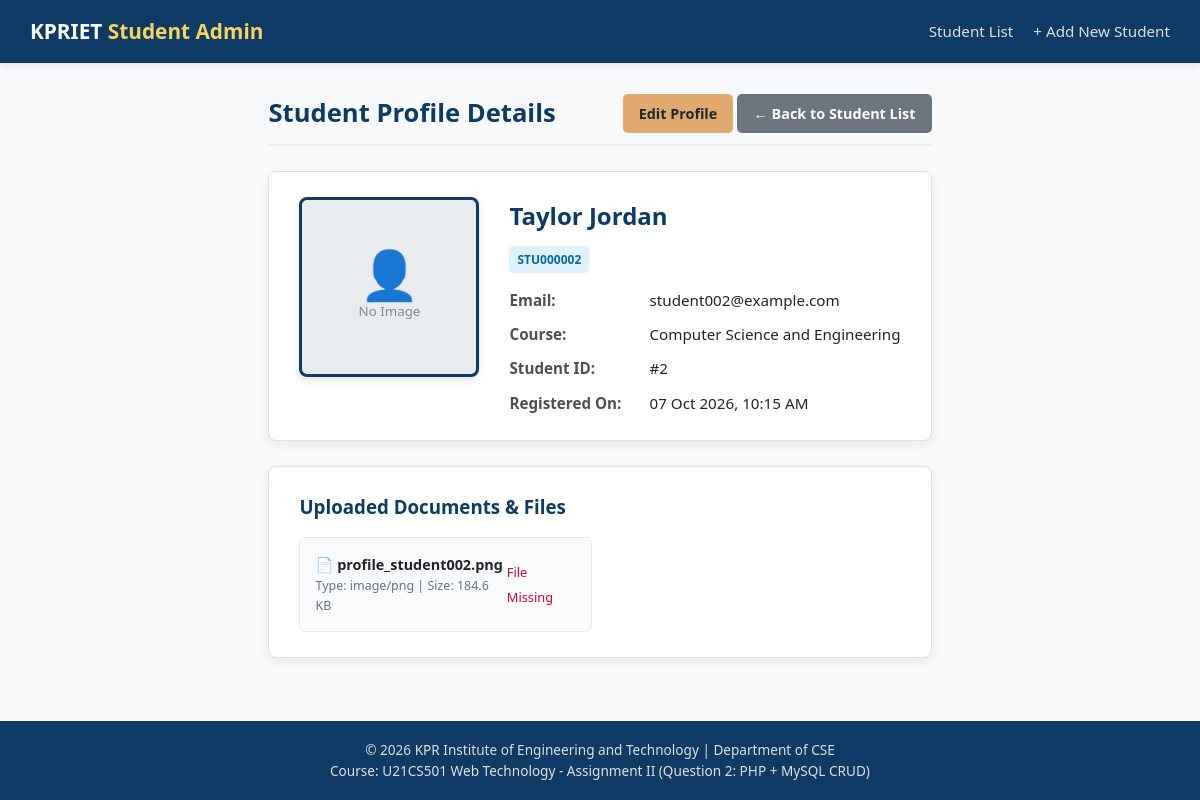
Page /QUESTION_2_PHP_MYSQL/students/view.php?id=2 on the committed database.
### tables this page shows
CREATE TABLE students (
    student_id INT AUTO_INCREMENT PRIMARY KEY,
    name VARCHAR(100) NOT NULL,
    roll_number VARCHAR(30) NOT NULL UNIQUE,
    email VARCHAR(100) NOT NULL,
    course VARCHAR(50) NOT NULL,
    created_at TIMESTAMP DEFAULT CURRENT_TIMESTAMP
);

CREATE TABLE student_files (
    file_id INT AUTO_INCREMENT PRIMARY KEY,
    student_id INT NOT NULL,
    original_name VARCHAR(255) NOT NULL,
    stored_name VARCHAR(255) NOT NULL UNIQUE,
    file_path VARCHAR(255) NOT NULL,
    file_type VARCHAR(100) NOT NULL,
    file_size INT NOT NULL,
    uploaded_at TIMESTAMP DEFAULT CURRENT_TIMESTAMP,
    CONSTRAINT fk_q3_student_file FOREIGN KEY (student_id) REFERENCES students(student_id) ON DELETE CASCADE
);

### QUESTION_2_PHP_MYSQL/students/view.php (the view, shortened to what this page needs)
<?php
require_once '../config/database.php';
$student_id = isset($_GET['id']) ? intval($_GET['id']) : 0;
$stmt = $conn->prepare("SELECT * FROM students WHERE student_id = ?");
$stmt->bind_param("i", $student_id);
$stmt->execute();
$studentResult = $stmt->get_result();
$student = $studentResult->fetch_assoc();
$fileStmt = $conn->prepare("SELECT * FROM student_files WHERE student_id = ? ORDER BY file_id ASC");
$fileStmt->bind_param("i", $student_id);
$fileStmt->execute();
$filesResult = $fileStmt->get_result();
$uploadedFiles = [];
$profileImage = null;
while ($fileRow = $filesResult->fetch_assoc()) {
    $uploadedFiles[] = $fileRow;
    if (strpos($fileRow['file_type'], 'image') !== false && strpos($fileRow['stored_name'], 'profile') !== false && !$profileImage) {
        $profileImage = $fileRow;
    }
}
include_once '../includes/header.php';
?>
<div class="page-header">
    <h2>Student Profile Details</h2>
    <div>
        <a href="edit.php?id=<?php echo $student['student_id']; ?>" class="btn btn-warning">Edit Profile</a>
        <a href="list.php" class="btn btn-secondary">&larr; Back to Student List</a>
    </div>
</div>
<div class="card">
    <div class="profile-card">
        <div class="profile-img-container">
            <?php if ($profileImage && file_exists('../' . $profileImage['file_path'])): ?>
                <img src="../<?php echo htmlspecialchars($profileImage['file_path']); ?>" alt="Profile Photo">
            <?php else: ?>
                <div style="text-align: center; color: #888;">
                    <div style="font-size: 3rem; line-height: 1;">&#128100;</div>
                    <small>No Image</small>
                </div>
            <?php endif; ?>
        </div>
        <div class="profile-info">
            <h3><?php echo htmlspecialchars($student['name']); ?></h3>
            <span class="badge badge-info"><?php echo htmlspecialchars($student['roll_number']); ?></span>
            <div class="info-grid">
                <div class="info-label">Email:</div>
                <div><?php echo htmlspecialchars($student['email']); ?></div>
                <div class="info-label">Course:</div>
                <div><?php echo htmlspecialchars($student['course']); ?></div>
                <div class="info-label">Student ID:</div>
                <div>#<?php echo htmlspecialchars($student['student_id']); ?></div>
                <div class="info-label">Registered On:</div>
                <div><?php echo date('d M Y, h:i A', strtotime($student['created_at'])); ?></div>
            </div>
        </div>
    </div>
</div>
<div class="card">
    <h3 style="color: #0d3b66; margin-bottom: 15px;">Uploaded Documents & Files</h3>
    <?php if (!empty($uploadedFiles)): ?>
        <div class="document-list">
            <?php foreach ($uploadedFiles as $doc): ?>
                <div class="document-card">
                    <div class="document-info">
                        <div class="document-name" title="<?php echo htmlspecialchars($doc['original_name']); ?>">
                            &#128196; <?php echo htmlspecialchars($doc['original_name']); ?>
                        </div>
                        <div class="document-meta">
                            Type: <?php echo htmlspecialchars($doc['file_type']); ?> |
                            Size: <?php echo round($doc['file_size'] / 1024, 1); ?> KB
                        </div>
                    </div>
                    <div>
                        <?php if (file_exists('../' . $doc['file_path'])): ?>
                            <a href="../<?php echo htmlspecialchars($doc['file_path']); ?>" target="_blank" class="btn btn-sm btn-primary">View File</a>
                        <?php else: ?>
                            <span style="color: #d90429; font-size: 0.8rem;">File Missing</span>
                        <?php endif; ?>
                    </div>
                </div>
            <?php endforeach; ?>
        </div>
    <?php else: ?>
        <p style="color: #777;">No documents or profile files have been uploaded for this student.</p>
    <?php endif; ?>
</div>
<?php include_once '../includes/footer.php'; ?>

### QUESTION_2_PHP_MYSQL/css/style.css (style rules this page uses)
* { box-sizing: border-box; margin: 0; padding: 0; }
body { font-family: 'Segoe UI', Tahoma, Geneva, Verdana, sans-serif; background-color: #f8f9fa; color: #212529; line-height: 1.6; display: flex; flex-direction: column; min-height: 100vh; }
.page-header { display: flex; justify-content: space-between; align-items: center; margin-bottom: 25px; padding-bottom: 10px; border-bottom: 2px solid #e9ecef; }
.page-header h2 { color: #0d3b66; font-size: 1.6rem; }
.btn { display: inline-block; padding: 8px 16px; font-size: 0.9rem; font-weight: 600; border-radius: 5px; text-decoration: none; border: none; cursor: pointer; transition: background-color 0.2s, transform 0.1s; }
.btn-warning { background-color: #e0a96d; color: #212529; }
.btn-secondary { background-color: #6c757d; color: #ffffff; }
.badge { display: inline-block; padding: 4px 8px; font-size: 0.75rem; font-weight: 700; border-radius: 4px; background-color: #e9ecef; color: #495057; }
.badge-info { background-color: #e0f2fe; color: #0369a1; }
.card { background: #ffffff; border-radius: 8px; box-shadow: 0 4px 12px rgba(0,0,0,0.06); padding: 25px 30px; border: 1px solid #dee2e6; margin-bottom: 25px; }
.profile-card { display: flex; gap: 30px; align-items: flex-start; }
.profile-img-container { width: 180px; height: 180px; border-radius: 8px; overflow: hidden; border: 3px solid #0d3b66; box-shadow: 0 4px 8px rgba(0,0,0,0.1); background-color: #e9ecef; display: flex; align-items: center; justify-content: center; }
.profile-info { flex: 1; }
.profile-info h3 { color: #0d3b66; font-size: 1.5rem; margin-bottom: 10px; }
.info-grid { display: grid; grid-template-columns: 140px 1fr; row-gap: 10px; font-size: 0.95rem; margin-top: 15px; }
.info-label { font-weight: 700; color: #495057; }
.document-list { display: grid; grid-template-columns: repeat(auto-fill, minmax(280px, 1fr)); gap: 15px; margin-top: 15px; }
.document-card { border: 1px solid #e2e8f0; border-radius: 6px; padding: 15px; background-color: #f8fafc; display: flex; align-items: center; justify-content: space-between; }
.document-info { overflow: hidden; }
.document-name { font-weight: 600; font-size: 0.9rem; white-space: nowrap; overflow: hidden; text-overflow: ellipsis; }
.document-meta { font-size: 0.78rem; color: #64748b; }

### rows in the picture
students: name "Taylor Jordan", roll_number "STU000002", email "student002@example.com", course "Computer Science and Engineering", student_id "2", created_at "07 Oct 2026, 10:15 AM"
student_files: original_name "profile_student002.png", file_type "image/png", $doc['file_size']/1024 "184.6", shows "File Missing"
